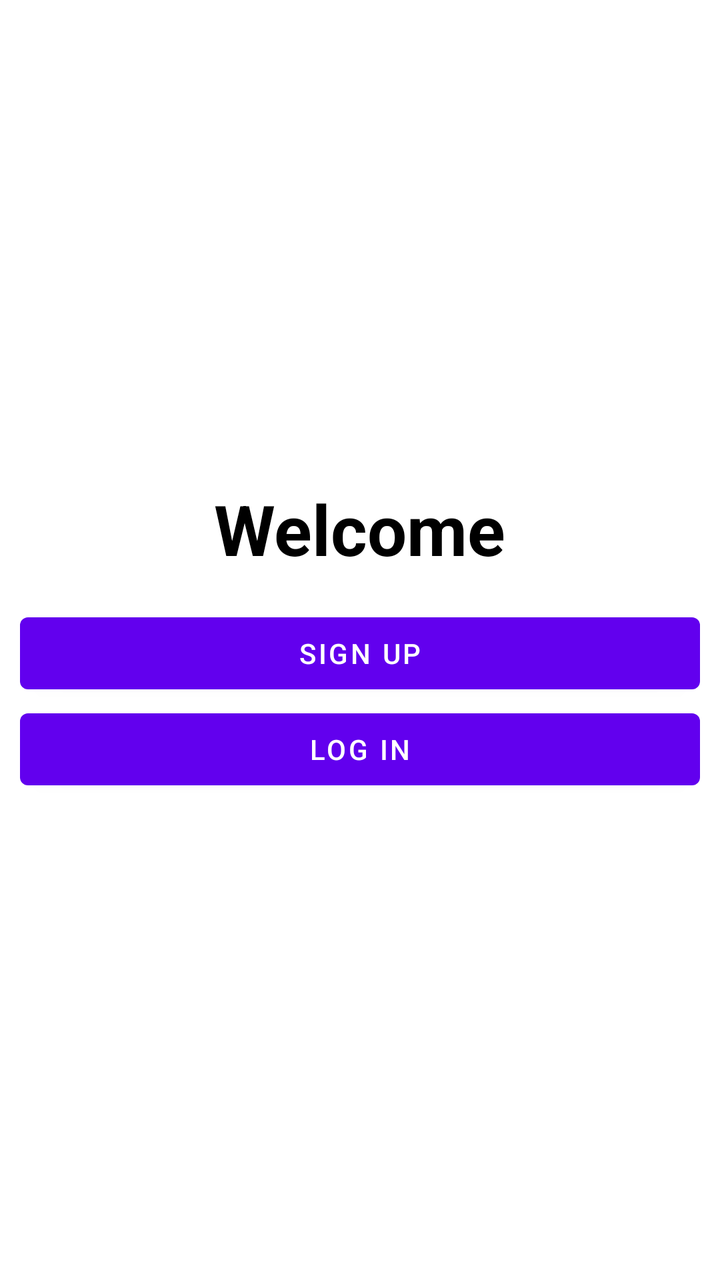
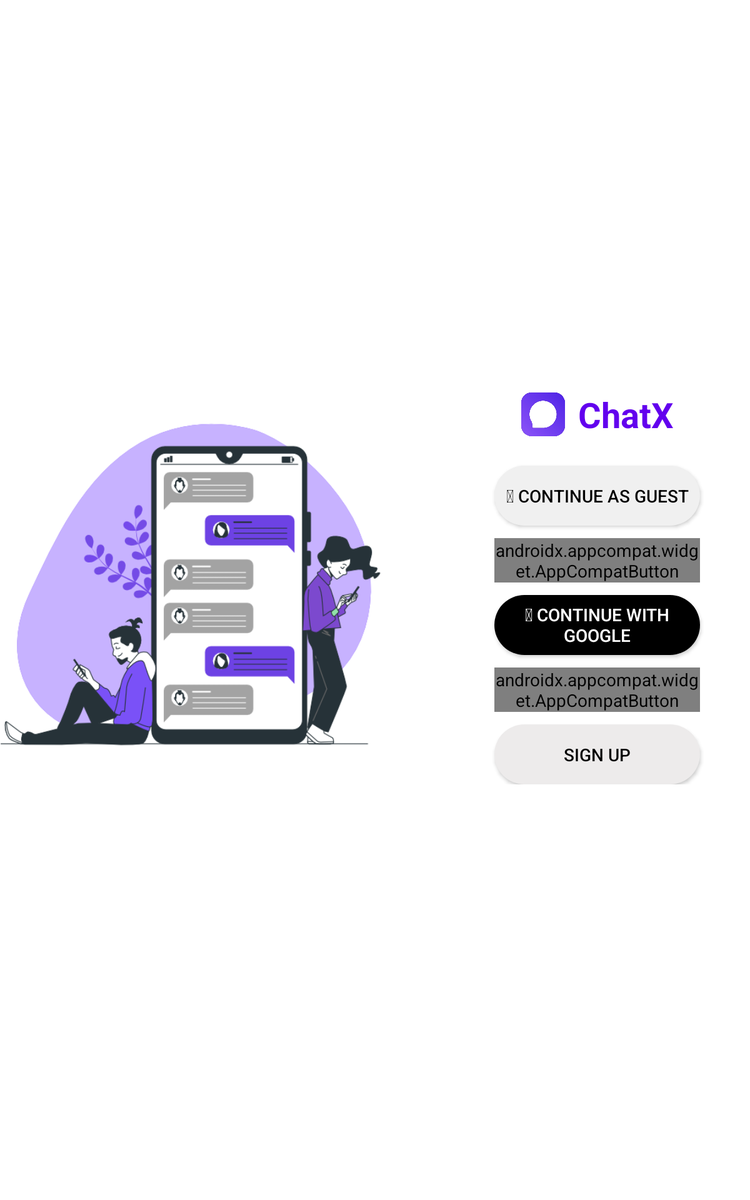

The same Android screen from two of the app's own layout files: first res/layout/ as a phone draws it, then the repository's variant for another configuration, drawn on a device whose configuration selects that folder. Both files follow.
<!-- AndroidManifest.xml: application theme Theme.ChatMobilni -->
<!-- res/layout/activity_welcome.xml -->
<?xml version="1.0" encoding="utf-8"?>
<LinearLayout xmlns:android="http://schemas.android.com/apk/res/android"
    xmlns:app="http://schemas.android.com/apk/res-auto"
    xmlns:tools="http://schemas.android.com/tools"
    android:layout_width="match_parent"
    android:layout_height="match_parent"
    android:orientation="vertical"
    android:gravity="center"
    tools:context=".WelcomeActivity">

    <TextView
        android:layout_width="wrap_content"
        android:layout_height="wrap_content"
        android:textColor="@color/black"
        android:textSize="35sp"
        android:textStyle="bold"
        android:text="Welcome"
        />

    <Button
        android:id="@+id/register_welcome_btn"
        android:layout_width="match_parent"
        android:layout_height="wrap_content"
        android:layout_marginTop="15dp"
        android:layout_marginLeft="10dp"
        android:layout_marginRight="10dp"
        android:text="Sign Up"
        android:textColor="@color/white"
        android:textColorHint="@color/white"
        />


    <Button
        android:id="@+id/login_welcome_btn"
        android:layout_width="match_parent"
        android:layout_marginLeft="10dp"
        android:layout_marginRight="10dp"
        android:layout_height="wrap_content"
        android:text="Log In"
        android:textColor="@color/white"
        android:textColorHint="@color/white"
        />

</LinearLayout>
<!-- resources referenced by this layout -->
<resources>
  <color name="black">#FF000000</color>
  <color name="white">#FFFFFFFF</color>
  <style name="Theme.ChatMobilni" parent="Theme.MaterialComponents.DayNight.DarkActionBar">
          
          <item name="colorPrimary">@color/purple_500</item>
          <item name="colorPrimaryVariant">@color/purple_700</item>
          <item name="colorOnPrimary">@color/white</item>
          
          <item name="colorSecondary">@color/teal_200</item>
          <item name="colorSecondaryVariant">@color/teal_700</item>
          <item name="colorOnSecondary">@color/black</item>
          
          <item name="android:statusBarColor" tools:targetApi="l">?attr/colorPrimaryVariant</item>
          
      </style>
  <color name="purple_500">#FF6200EE</color>
  <color name="purple_700">#FF3700B3</color>
  <color name="teal_200">#FF03DAC5</color>
  <color name="teal_700">#FF018786</color>
</resources>
<!-- res/layout-sw600dp/activity_welcome.xml (the repository's variant of the layout above) -->
<!-- drawn on a 7-inch tablet held upright -->
<?xml version="1.0" encoding="utf-8"?>
<RelativeLayout xmlns:android="http://schemas.android.com/apk/res/android"
    xmlns:app="http://schemas.android.com/apk/res-auto"
    xmlns:tools="http://schemas.android.com/tools"
    android:layout_width="match_parent"
    android:layout_height="match_parent"
    android:paddingBottom="20dp"
    tools:context=".WelcomeActivity">

    <LinearLayout
        android:layout_width="match_parent"
        android:layout_height="match_parent"
        android:gravity="center"
        android:weightSum="1"
        >
        <ImageView
            android:id="@+id/welcomeImage"
            android:layout_width="wrap_content"
            android:layout_height="wrap_content"
            android:layout_marginVertical="10dp"
            android:layout_weight="0.5"
            android:layout_alignParentTop="true"
            android:src="@drawable/wspec" />

    <RelativeLayout
        android:id="@+id/buttonsRelative"
        android:layout_width="wrap_content"
        android:layout_height="match_parent"
        android:layout_weight="0.5"
        android:paddingHorizontal="30dp"
        >


        <RelativeLayout
            android:layout_width="wrap_content"
            android:layout_height="wrap_content"
            android:layout_marginLeft="50dp"
            android:layout_centerVertical="true">

        <LinearLayout
            android:layout_width="wrap_content"
            android:layout_marginBottom="20dp"
            android:layout_centerHorizontal="true"
            android:layout_height="wrap_content">
            <ImageView
                android:layout_width="36dp"
                android:layout_height="match_parent"
                android:src="@drawable/icon"
                />
            <TextView
                android:layout_width="wrap_content"
                android:layout_height="wrap_content"
                android:text="@string/app_name"
                android:textColor="@color/purple_500"
                android:textStyle="bold"
                android:layout_marginLeft="10dp"
                android:textSize="28sp" />
        </LinearLayout>

            <androidx.appcompat.widget.AppCompatButton
                android:id="@+id/login_x"
                android:layout_width="400dp"
                android:layout_height="wrap_content"
                android:layout_marginLeft="10dp"
                android:layout_marginRight="10dp"
                android:layout_marginTop="60dp"
                android:background="@drawable/gostin_bg_btn"
                android:text="@string/prodolziGostin"
                android:textColor="@color/black"
                android:textColorHint="@color/black" />

        <com.facebook.login.widget.LoginButton
            android:id="@+id/facebookLoginBtn"
            android:layout_width="400dp"
            android:layout_height="2dp"
            android:paddingTop="15dp"
            android:layout_below="@id/login_x"
            android:layout_marginTop="60dp"

            android:paddingBottom="15dp"
            android:layout_gravity="center_horizontal"
            android:layout_marginHorizontal="10dp"
            android:visibility="gone"
/>

        <androidx.appcompat.widget.AppCompatButton
            android:id="@+id/facebookLogin"
            android:layout_width="400dp"
            android:layout_height="wrap_content"
            android:layout_marginLeft="10dp"
            android:layout_marginRight="10dp"
            android:layout_below="@id/login_x"

            android:layout_marginTop="10dp"
            android:background="@drawable/facebook_bg_btn"
            android:text="@string/prodolziFb"
            android:textColor="@color/whiteFixed"
            android:textColorHint="@color/whiteFixed" />

        <androidx.appcompat.widget.AppCompatButton
            android:id="@+id/googleSignIn"
            android:layout_width="400dp"
            android:layout_height="wrap_content"
            android:layout_below="@id/facebookLogin"
            android:layout_marginLeft="10dp"
            android:layout_marginTop="10dp"
            android:layout_marginRight="10dp"
            android:background="@drawable/google_button_bg"
            android:gravity="center"
            android:paddingVertical="5dp"
            android:src="@drawable/google"
            android:text="@string/prodolziGoogle"
            android:textColor="@color/white"
            android:textColorHint="@color/white" />

        <androidx.appcompat.widget.AppCompatButton
            android:id="@+id/login_welcome_btn"
            android:layout_width="400dp"
            android:layout_height="wrap_content"
            android:layout_below="@+id/googleSignIn"
            android:layout_marginLeft="10dp"
            android:layout_marginTop="10dp"
            android:layout_marginRight="10dp"
            android:background="@drawable/button_radius_bg"
            android:text="@string/login"
            android:textColor="@color/whiteFixed"
            android:textColorHint="@color/whiteFixed" />

        <androidx.appcompat.widget.AppCompatButton
            android:id="@+id/register_welcome_btn"
            android:layout_width="400dp"
            android:layout_height="wrap_content"
            android:layout_below="@id/login_welcome_btn"
            android:layout_marginLeft="10dp"
            android:layout_marginTop="10dp"
            android:layout_marginRight="10dp"
            android:background="@drawable/register_btn_bg"
            android:text="@string/signup"
            android:textColor="@color/black"
            android:textColorHint="@color/black" />

        </RelativeLayout>
    </RelativeLayout>
    </LinearLayout>



</RelativeLayout>
<!-- resources referenced by the variant -->
<!-- as a 7-inch tablet held upright resolves them -->
<resources>
  <color name="black">#FF000000</color>
  <color name="purple_500">#FF6200EE</color>
  <color name="white">#FFFFFFFF</color>
  <color name="whiteFixed">#ffffff</color>
  <!-- drawable button_radius_bg (drawable) -->
  <?xml version="1.0" encoding="utf-8"?>
  <shape xmlns:android="http://schemas.android.com/apk/res/android">
      <corners android:radius="100dp"></corners>
      <solid android:color="@color/purple_500" />
  </shape>
  <!-- drawable facebook_bg_btn (drawable) -->
  <?xml version="1.0" encoding="utf-8"?>
  <shape xmlns:android="http://schemas.android.com/apk/res/android">
      <corners android:radius="100dp"></corners>
      <solid android:color="@color/facebookColor" />
  </shape>
  <!-- drawable google: png bitmap (drawable, 5628 bytes) -->
  <!-- drawable google_button_bg (drawable) -->
  <?xml version="1.0" encoding="utf-8"?>
  <shape xmlns:android="http://schemas.android.com/apk/res/android">
      <corners android:radius="100dp"></corners>
      <solid android:color="@color/black" />
  </shape>
  <!-- drawable gostin_bg_btn (drawable) -->
  <?xml version="1.0" encoding="utf-8"?>
  <shape xmlns:android="http://schemas.android.com/apk/res/android">
      <corners android:radius="100dp"></corners>
      <solid android:color="@color/inputBackground" />
  </shape>
  <!-- drawable icon: png bitmap (drawable, 25299 bytes) -->
  <!-- drawable register_btn_bg (drawable) -->
  <?xml version="1.0" encoding="utf-8"?>
  <shape xmlns:android="http://schemas.android.com/apk/res/android">
      <corners android:radius="100dp"></corners>
      <solid android:color="@color/inputBackgroundDark" />
  </shape>
  <!-- drawable wspec: png bitmap (drawable, 68296 bytes) -->
  <string name="app_name">ChatX</string>
  <string name="login">Login</string>
  <string name="prodolziFb">  Continue with Facebook</string>
  <string name="prodolziGoogle"> Continue with Google</string>
  <string name="prodolziGostin"> Continue as Guest</string>
  <string name="signup">Sign up</string>
  <style name="Theme.ChatMobilni" parent="Theme.MaterialComponents.DayNight.DarkActionBar">
          
          <item name="colorPrimary">@color/purple_500</item>
          <item name="colorPrimaryVariant">@color/purple_700</item>
          <item name="colorOnPrimary">@color/white</item>
          
          <item name="colorSecondary">@color/teal_200</item>
          <item name="colorSecondaryVariant">@color/teal_700</item>
          <item name="colorOnSecondary">@color/black</item>
          
          <item name="android:statusBarColor" tools:targetApi="l">?attr/colorPrimaryVariant</item>
          
      </style>
  <color name="facebookColor">#4064AD</color>
  <color name="inputBackground">#f0f0f0</color>
  <color name="inputBackgroundDark">#edebeb</color>
  <color name="purple_700">#FF3700B3</color>
  <color name="teal_200">#FF03DAC5</color>
  <color name="teal_700">#FF018786</color>
</resources>
